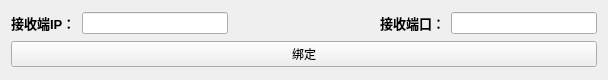
<?xml version="1.0" encoding="UTF-8"?>
<ui version="4.0">
 <class>recever_v1Class</class>
 <widget class="QWidget" name="recever_v1Class">
  <property name="geometry">
   <rect>
    <x>0</x>
    <y>0</y>
    <width>608</width>
    <height>80</height>
   </rect>
  </property>
  <property name="windowTitle">
   <string>recever_v1</string>
  </property>
  <layout class="QVBoxLayout" name="verticalLayout">
   <item>
    <layout class="QHBoxLayout" name="horizontalLayout">
     <item>
      <widget class="QLabel" name="LBip">
       <property name="text">
        <string>&lt;html&gt;&lt;head/&gt;&lt;body&gt;&lt;p&gt;&lt;span style=&quot; font-size:10pt; font-weight:600;&quot;&gt;接收端IP：&lt;/span&gt;&lt;/p&gt;&lt;/body&gt;&lt;/html&gt;</string>
       </property>
      </widget>
     </item>
     <item>
      <widget class="QLineEdit" name="ip"/>
     </item>
     <item>
      <spacer name="horizontalSpacer">
       <property name="orientation">
        <enum>Qt::Horizontal</enum>
       </property>
       <property name="sizeHint" stdset="0">
        <size>
         <width>40</width>
         <height>20</height>
        </size>
       </property>
      </spacer>
     </item>
     <item>
      <widget class="QLabel" name="LBport">
       <property name="text">
        <string>&lt;html&gt;&lt;head/&gt;&lt;body&gt;&lt;p&gt;&lt;span style=&quot; font-size:10pt; font-weight:600;&quot;&gt;接收端口：&lt;/span&gt;&lt;/p&gt;&lt;/body&gt;&lt;/html&gt;</string>
       </property>
      </widget>
     </item>
     <item>
      <widget class="QLineEdit" name="port"/>
     </item>
    </layout>
   </item>
   <item>
    <widget class="QPushButton" name="bindButton">
     <property name="text">
      <string>绑定</string>
     </property>
    </widget>
   </item>
  </layout>
 </widget>
 <layoutdefault spacing="6" margin="11"/>
 <resources>
  <include location="recever_v1.qrc"/>
 </resources>
 <connections/>
</ui>
